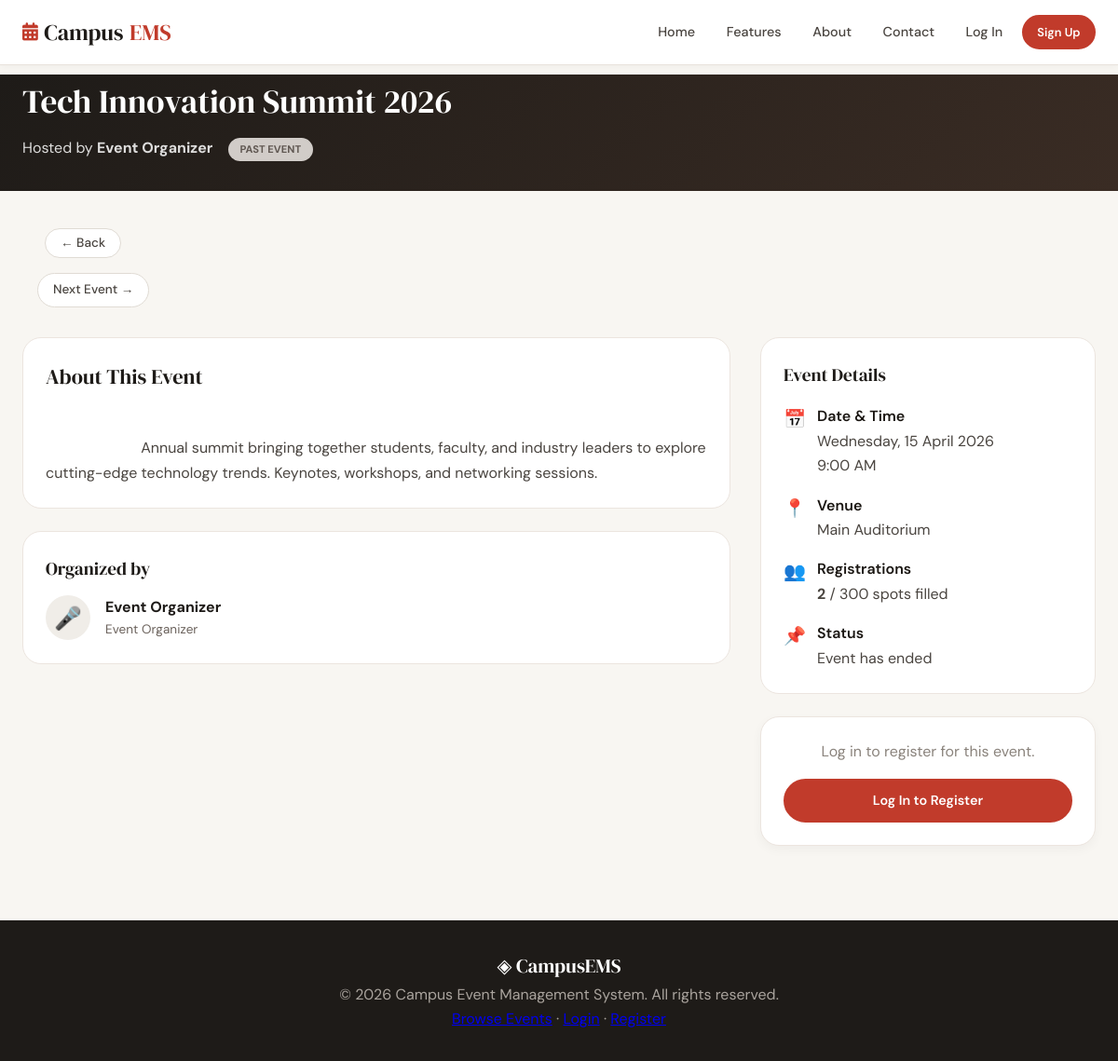
Page /event_details.php?id=1 on the committed database.
### tables this page shows
CREATE TABLE `events` (
  `id` int(11) NOT NULL,
  `title` varchar(200) NOT NULL,
  `description` text NOT NULL,
  `event_date` datetime NOT NULL,
  `venue` varchar(200) NOT NULL,
  `capacity` int(11) NOT NULL DEFAULT '100',
  `created_by` int(11) NOT NULL,
  `created_at` datetime NOT NULL DEFAULT CURRENT_TIMESTAMP,
  `deleted_at` datetime DEFAULT NULL,
  `rejection_reason` text,
  `status` enum('pending','approved','rejected') DEFAULT 'pending',
  `poster_image` varchar(255) DEFAULT NULL,
  `video_url` varchar(255) DEFAULT NULL,
  `video_file` varchar(255) DEFAULT NULL,
  `category` varchar(50) DEFAULT 'General'
);

CREATE TABLE `users` (
  `id` int(11) NOT NULL,
  `name` varchar(100) NOT NULL,
  `email` varchar(150) NOT NULL,
  `password` varchar(255) NOT NULL,
  `role` enum('admin','organizer','student') NOT NULL DEFAULT 'student',
  `created_at` datetime NOT NULL DEFAULT CURRENT_TIMESTAMP,
  `deleted_at` datetime DEFAULT NULL,
  `is_approved` tinyint(1) NOT NULL DEFAULT '0',
  `rejection_reason` text,
  `contact_number` varchar(20) DEFAULT NULL,
  `profile_pic` varchar(255) DEFAULT NULL,
  `position` varchar(100) DEFAULT NULL
);

### event_details.php (the view, shortened to what this page needs)
<?php
require_once __DIR__ . '/auth/auth.php';
$id = (int)($_GET['id'] ?? 0);
$conn = db_connect();
$stmt = $conn->prepare(
    "SELECT e.*, u.name AS organizer_name,
            (SELECT COUNT(*) FROM registrations r
             WHERE r.event_id = e.id AND r.status = 'registered') AS reg_count
     FROM events e
     JOIN users u ON u.id = e.created_by
     WHERE e.id = ? LIMIT 1"
);
$stmt->bind_param('i', $id);
$stmt->execute();
$event = $stmt->get_result()->fetch_assoc();
$next_id = null;
$stmt = $conn->prepare("SELECT id FROM events WHERE event_date > ? ORDER BY event_date ASC LIMIT 1");
$stmt->bind_param('s', $event['event_date']);
$stmt->execute();
$next = $stmt->get_result()->fetch_assoc();
if ($next) $next_id = $next['id'];
$event_date = new DateTime($event['event_date']);
$is_past = $event_date < new DateTime();
require_once __DIR__ . '/includes/header.php';
?>
<div class="event-hero" style="background: linear-gradient(135deg, #1e1b18 0%, #3a2c24 100%); color: white; padding: 2rem 0; margin-top: calc(-1 * var(--nav-h)); padding-top: calc(var(--nav-h) + 2rem);">
    <div class="container">
        <div class="event-hero-content">
            <h1 style="font-size: 2.2rem; margin-bottom: 0.5rem;"><?= e($event['title']) ?></h1>
            <p style="font-size: 1rem; opacity: 0.85;">
                Hosted by <strong><?= e($event['organizer_name']) ?></strong>
                <?php if ($is_past): ?>
                    <span class="event-badge badge-past" style="margin-left: 0.75rem;">Past Event</span>
                <?php else: ?>
                    <span class="event-badge badge-upcoming" style="margin-left: 0.75rem;">Upcoming</span>
                <?php endif; ?>
            </p>
        </div>
    </div>
</div>
<div class="container event-detail-container" style="padding: 2rem 1.5rem;">
    <div class="nav-button-wrapper" style="margin-bottom: 2rem;">
        <?php if ($next_id): ?>
            <?php forward_button('event_details.php?id=' . $next_id, 'Next Event →'); ?>
        <?php endif; ?>
    </div>
    <div class="event-layout" style="display: grid; grid-template-columns: 1fr 360px; gap: 2rem;">
        <div class="event-main">
            <div class="info-card" style="background: white; border-radius: 20px; border: 1px solid #ece5df; overflow: hidden; margin-bottom: 1.5rem;">
                <div style="padding: 1.5rem;">
                    <h3 style="font-family: 'DM Serif Display', serif; font-size: 1.4rem; margin-bottom: 1rem;">About This Event</h3>
                    <div style="line-height: 1.7; color: #4a4540; white-space: pre-wrap;">
                        <?= nl2br(e($event['description'])) ?>
                    </div>
                </div>
            </div>
            <div class="info-card" style="background: white; border-radius: 20px; border: 1px solid #ece5df;">
                <div style="padding: 1.5rem;">
                    <h3 style="font-family: 'DM Serif Display', serif; font-size: 1.2rem; margin-bottom: 0.75rem;">Organized by</h3>
                    <div style="display: flex; align-items: center; gap: 1rem;">
                        <div style="width: 48px; height: 48px; background: #f0ede8; border-radius: 50%; display: flex; align-items: center; justify-content: center; font-size: 1.5rem;">🎤</div>
                        <div>
                            <strong style="font-size: 1rem;"><?= e($event['organizer_name']) ?></strong>
                            <p style="color: #6b625c; font-size: 0.85rem;">Event Organizer</p>
                        </div>
                    </div>
                </div>
            </div>
        </div>
        <div class="event-sidebar">
            <div class="details-card" style="background: white; border-radius: 20px; border: 1px solid #ece5df; margin-bottom: 1.5rem;">
                <div style="padding: 1.5rem;">
                    <h3 style="font-family: 'DM Serif Display', serif; font-size: 1.2rem; margin-bottom: 1rem;">Event Details</h3>
                    <div style="display: flex; flex-direction: column; gap: 1rem;">
                        <div style="display: flex; align-items: flex-start; gap: 0.75rem;">
                            <span style="font-size: 1.2rem;">📅</span>
                            <div>
                                <div style="font-weight: 600; color: #1a1612;">Date & Time</div>
                                <div style="color: #4a4540;"><?= $event_date->format('l, d F Y') ?></div>
                                <div style="color: #4a4540;"><?= $event_date->format('g:i A') ?></div>
                            </div>
                        </div>
                        <div style="display: flex; align-items: flex-start; gap: 0.75rem;">
                            <span style="font-size: 1.2rem;">📍</span>
                            <div>
                                <div style="font-weight: 600; color: #1a1612;">Venue</div>
                                <div style="color: #4a4540;"><?= e($event['venue']) ?></div>
                            </div>
                        </div>
                        <div style="display: flex; align-items: flex-start; gap: 0.75rem;">
                            <span style="font-size: 1.2rem;">👥</span>
                            <div>
                                <div style="font-weight: 600; color: #1a1612;">Registrations</div>
                                <div style="color: #4a4540;">
                                    <strong><?= (int)$event['reg_count'] ?></strong> / <?= (int)$event['capacity'] ?> spots filled
                                </div>
                            </div>
                        </div>
                        <div style="display: flex; align-items: flex-start; gap: 0.75rem;">
                            <span style="font-size: 1.2rem;">📌</span>
                            <div>
                                <div style="font-weight: 600; color: #1a1612;">Status</div>
                                <div style="color: #4a4540;">
                                    <?= $is_past ? 'Event has ended' : 'Accepting registrations' ?>
                                </div>
                            </div>
                        </div>
                    </div>
                </div>
            </div>
            <div class="registration-card" style="background: white; border-radius: 20px; border: 1px solid #ece5df; text-align: center; padding: 1.5rem; box-shadow: 0 4px 12px rgba(0,0,0,0.04);">
                <?php if (!is_logged_in()): ?>
                    <p class="text-muted" style="margin-bottom: 1rem;">Log in to register for this event.</p>
                    <a href="<?= base_url('login.php') ?>" class="btn btn-primary btn-full">Log In to Register</a>
                <?php else: ?>
                    <p class="text-muted">Registration is available for student accounts only.</p>
                <?php endif; ?>
            </div>
        </div>
    </div>
</div>
<?php require_once __DIR__ . '/includes/footer.php'; ?>

### includes/header.php (style rules this page uses)
* { margin:0; padding:0; box-sizing:border-box; }
body { font-family:'DM Sans',sans-serif; background:#f8f6f2; color:#1e1b18; line-height:1.65; min-height:100vh; display:flex; flex-direction:column; }
h1,h2,h3,h4 { font-family:'DM Serif Display',Georgia,serif; font-weight:500; }
.container { max-width:1240px; margin:0 auto; padding:0 1.5rem; }
.btn { display:inline-flex; align-items:center; gap:0.5rem; padding:0.6rem 1.3rem; border-radius:40px; font-weight:600; font-size:0.9rem; border:2px solid transparent; cursor:pointer; text-decoration:none; }
.btn-primary { background:#c13b2b; color:white; border-color:#c13b2b; }
.event-badge { display:inline-block; padding:0.2rem 0.8rem; border-radius:30px; font-size:0.7rem; font-weight:700; text-transform:uppercase; }
.badge-past { background:#efebe7; color:#6b625c; }
.text-muted { color:#8a837c; }
.btn-full { width:100%; justify-content:center; }
html { scroll-behavior: smooth; }

### event_details.php (style rules this page uses)
.info-card, .details-card, .registration-card { transition: transform 0.2s, box-shadow 0.2s; }

### rows in the picture
events: title "Tech Innovation Summit 2026", created_by.name "Event Organizer", description "Annual summit bringing together students, faculty, and industry leaders to explore cutting-edge technology trends. Keynotes, workshops, and networking sessions.", event_date "Wednesday, 15 April 2026", event_date "9:00 AM", venue "Main Auditorium", capacity "300"

### other values in the picture
$label "Next Event →"
$event['reg_count'] "2"
